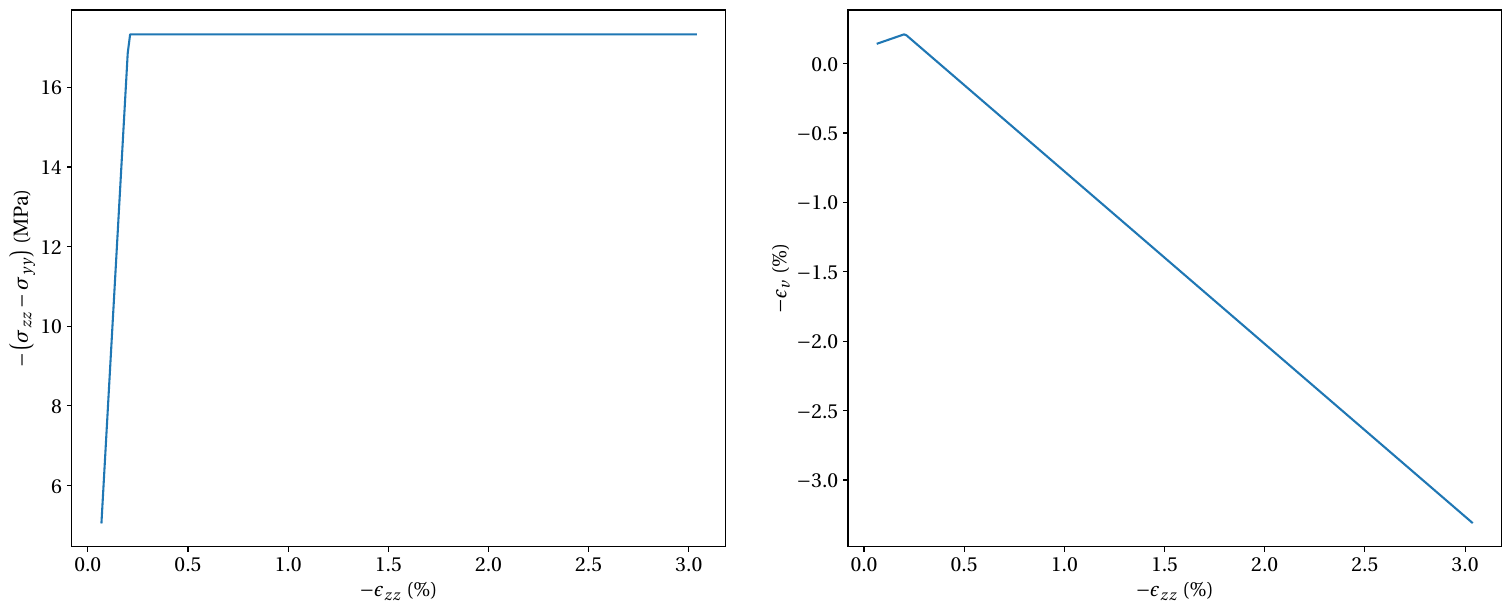

Write the Python code that produced this figure.
# -*- coding:utf8 -*-

from math import *
import matplotlib.pyplot as plt
import numpy as np
import pandas as pd

plt.rcParams.update({
	"text.usetex":True,
	"font.family":"serif",
	"text.latex.preamble":r"\usepackage[T1]{fontenc}\usepackage[utf8]{inputenc}\usepackage{amsmath}\usepackage{amssymb}\usepackage{amsfonts}\usepackage{fourier}",
	"font.size":16,
})

Tab=np.loadtxt("comp_mcbigonimini.resu",skiprows=27,delimiter=' ')

fig,ax=plt.subplots(1,2,constrained_layout=True,figsize=(15,6))
fig.set_constrained_layout_pads(hspace=.05,wspace=.05)
fx=ax.flatten()

ax[0].plot(-(Tab.T[3][1:]+Tab.T[3][1])*100.,(Tab.T[10][1:]-Tab.T[9][1:])/1.e6)
ax[1].plot(-(Tab.T[3][1:]+Tab.T[3][1])*100.,(-(Tab.T[1][1:]+Tab.T[1][1])-(Tab.T[2][1:]+Tab.T[2][1])-(Tab.T[3][1:]+Tab.T[3][1]))*100.)

ax[0].set_xlabel(r"$-\epsilon_{zz}$ (\%)")
ax[0].set_ylabel(r"$-\left(\sigma_{zz}-\sigma_{yy}\right)$ (MPa)")

ax[1].set_xlabel(r"$-\epsilon_{zz}$ (\%)")
ax[1].set_ylabel(r"$-\epsilon_v$ (\%)")

plt.savefig("post_comp_mcbigonimini.pdf",bbox_inches='tight',dpi=600)